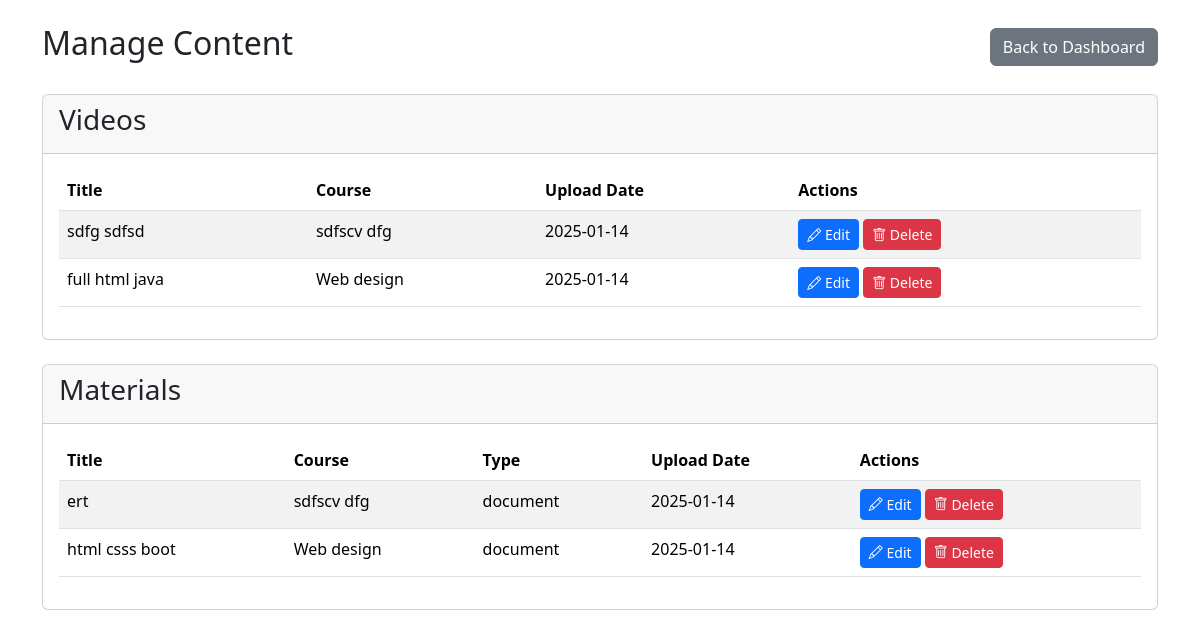
/instructor/edit_content.php (signed in), run on the app's committed database.
### tables this page shows
CREATE TABLE `course_videos` (
  `id` int(11) NOT NULL,
  `course_id` int(11) NOT NULL,
  `title` varchar(255) NOT NULL,
  `description` text DEFAULT NULL,
  `video_path` varchar(255) NOT NULL,
  `module_number` int(11) NOT NULL,
  `video_order` int(11) NOT NULL,
  `upload_date` timestamp NOT NULL DEFAULT current_timestamp()
);

CREATE TABLE `courses` (
  `id` int(11) NOT NULL,
  `instructor_id` int(11) NOT NULL,
  `title` varchar(255) NOT NULL,
  `description` text DEFAULT NULL,
  `duration` varchar(50) DEFAULT NULL,
  `price` decimal(10,2) DEFAULT 0.00,
  `category` varchar(100) DEFAULT NULL,
  `level` enum('beginner','intermediate','advanced') DEFAULT 'beginner',
  `created_at` datetime DEFAULT current_timestamp(),
  `status` enum('draft','published','upcoming','active','archived') DEFAULT 'draft',
  `start_date` datetime DEFAULT NULL,
  `course_image` varchar(255) DEFAULT NULL
);

CREATE TABLE `course_materials` (
  `id` int(11) NOT NULL,
  `course_id` int(11) NOT NULL,
  `title` varchar(255) NOT NULL,
  `description` text DEFAULT NULL,
  `material_type` enum('document','presentation','worksheet','assignment','other') NOT NULL,
  `file_path` varchar(255) NOT NULL,
  `module_number` int(11) NOT NULL,
  `created_at` timestamp NOT NULL DEFAULT current_timestamp()
);

### instructor/edit_content.php (the view, shortened to what this page needs)
<?php
include '../connection.php';
$instructor_id = $_SESSION['id'];
$video_query = "SELECT cv.*, c.title as course_title
                FROM course_videos cv
                JOIN courses c ON cv.course_id = c.id
                WHERE c.instructor_id = ?
                ORDER BY cv.upload_date DESC";
$video_stmt = $conn->prepare($video_query);
$video_stmt->bind_param("i", $instructor_id);
$video_stmt->execute();
$videos = $video_stmt->get_result();
$material_query = "SELECT m.*, c.title as course_title
                  FROM course_materials m
                  JOIN courses c ON m.course_id = c.id
                  WHERE c.instructor_id = ?
                  ORDER BY m.created_at DESC";
$material_stmt = $conn->prepare($material_query);
$material_stmt->bind_param("i", $instructor_id);
$material_stmt->execute();
$materials = $material_stmt->get_result();
?>
<!DOCTYPE html>
<html lang="en" data-bs-theme="auto">
<head>
    <link href="https://cdn.jsdelivr.net/npm/bootstrap@5.3.2/dist/css/bootstrap.min.css" rel="stylesheet">
    <link href="https://cdn.jsdelivr.net/npm/bootstrap-icons@1.10.5/font/bootstrap-icons.css" rel="stylesheet">
</head>
<body>
    <div class="container mt-4">
        <div class="d-flex justify-content-between align-items-center mb-4">
            <h2>Manage Content</h2>
            <a href="./in_dash.php" class="btn btn-secondary">Back to Dashboard</a>
        </div>
        <div class="card mb-4">
            <div class="card-header">
                <h3>Videos</h3>
            </div>
            <div class="card-body">
                <div class="table-responsive">
                    <table class="table table-striped">
                        <thead>
                            <tr>
                                <th>Title</th>
                                <th>Course</th>
                                <th>Upload Date</th>
                                <th>Actions</th>
                            </tr>
                        </thead>
                        <tbody>
                            <?php while($video = $videos->fetch_assoc()): ?>
                            <tr>
                                <td><?php echo htmlspecialchars($video['title']); ?></td>
                                <td><?php echo htmlspecialchars($video['course_title']); ?></td>
                                <td><?php echo date('Y-m-d', strtotime($video['upload_date'])); ?></td>
                                <td>
                                    <button class="btn btn-primary btn-sm" onclick="editVideo(<?php echo $video['id']; ?>)">
                                        <i class="bi bi-pencil"></i> Edit
                                    </button>
                                    <button class="btn btn-danger btn-sm" onclick="deleteVideo(<?php echo $video['id']; ?>)">
                                        <i class="bi bi-trash"></i> Delete
                                    </button>
                                </td>
                            </tr>
                            <?php endwhile; ?>
                        </tbody>
                    </table>
                </div>
            </div>
        </div>
        <div class="card">
            <div class="card-header">
                <h3>Materials</h3>
            </div>
            <div class="card-body">
                <div class="table-responsive">
                    <table class="table table-striped">
                        <thead>
                            <tr>
                                <th>Title</th>
                                <th>Course</th>
                                <th>Type</th>
                                <th>Upload Date</th>
                                <th>Actions</th>
                            </tr>
                        </thead>
                        <tbody>
                            <?php while($material = $materials->fetch_assoc()): ?>
                            <tr>
                                <td><?php echo htmlspecialchars($material['title']); ?></td>
                                <td><?php echo htmlspecialchars($material['course_title']); ?></td>
                                <td><?php echo htmlspecialchars($material['material_type']); ?></td>
                                <td><?php echo date('Y-m-d', strtotime($material['created_at'])); ?></td>
                                <td>
                                    <button class="btn btn-primary btn-sm" onclick="editMaterial(<?php echo $material['id']; ?>)">
                                        <i class="bi bi-pencil"></i> Edit
                                    </button>
                                    <button class="btn btn-danger btn-sm" onclick="deleteMaterial(<?php echo $material['id']; ?>)">
                                        <i class="bi bi-trash"></i> Delete
                                    </button>
                                </td>
                            </tr>
                            <?php endwhile; ?>
                        </tbody>
                    </table>
                </div>
            </div>
        </div>
    </div>
</body>
</html>

### data on the page
course_videos: title "sdfg sdfsd", course.title "sdfscv dfg", upload_date "2025-01-14"
course_videos: title "full html java", course.title "Web design", upload_date "2025-01-14"
course_materials: title "ert", course.title "sdfscv dfg", material_type "document", created_at "2025-01-14"
course_materials: title "html csss boot", course.title "Web design", material_type "document", created_at "2025-01-14"
